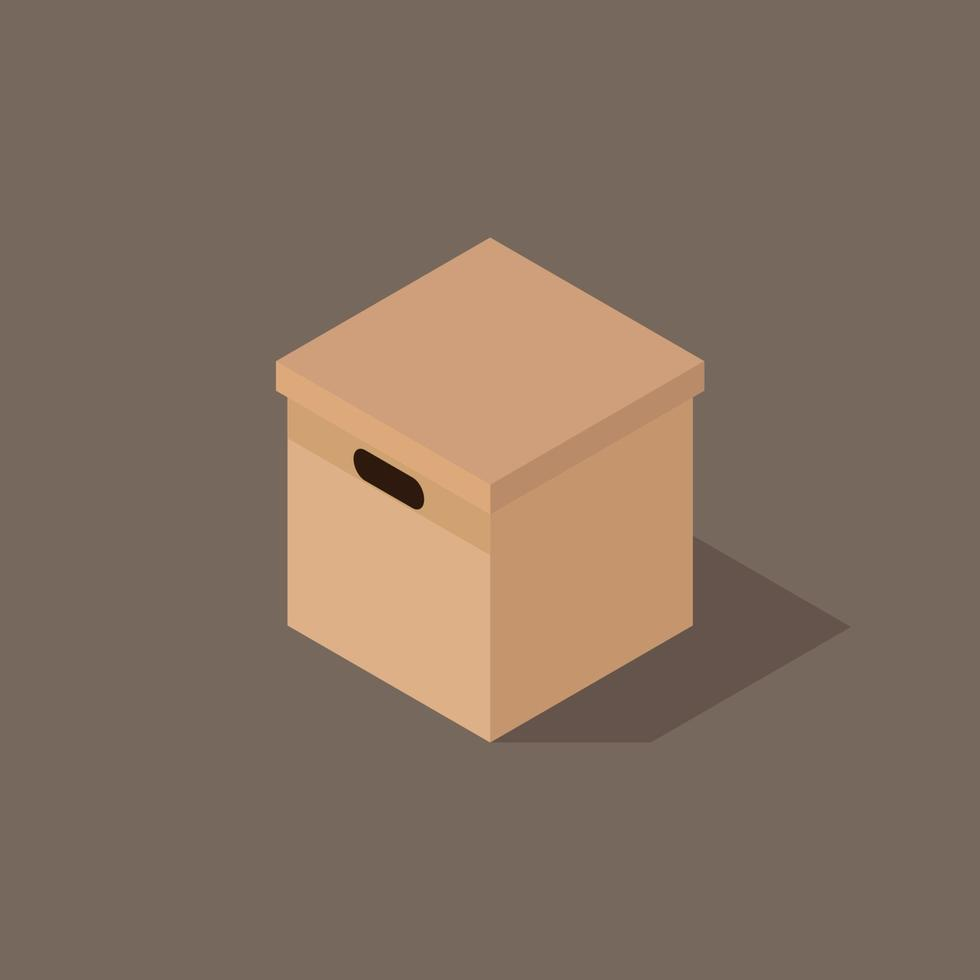
#> input picture imgs/cardboard6.jpg, 980 x 980 px, given in place of cardboard.jpg, which was not available
$ python square_detection.py
#> lines starting #> are read from the running program, lines starting #| are printed output that depends on the picture; after the words box and inside, x2 and y2 are one past the last pixel; in counts of white or black regions, pixels touching at a corner belong together; pictures that were not available may be replaced by others from this repository, and a replacement may not be noted
import cv2
import numpy as np

# Using "0" instead of a file name will use the webcam feed
# In the future replace this with the source to the ESP32 web server
video_capture = cv2.VideoCapture("cardboard.jpg")

# These are random values for now
lower_bound = np.array([10, 100, 20])
upper_bound = np.array([20, 255, 200])

# Throw an error and exit if the video file cannot be opened (not applicable in this case)
if not video_capture.isOpened():
    print("Error: video file could not be opened")
    video_capture.release()

    exit()

# Loop infinitely through the video file/webcam feed, retrieving frames and displaying them
while True:

    # The read() function returns a tuple that contains a boolean whether the frame was retrieved
    # and something that essentially represents the video frame
    present, frame = video_capture.read()
#> frame is the input picture: shape (980, 980, 3); mean B, G, R 96.9, 112.4, 131.9

    # If there is no frame retrieved, break out of the loop
    if not present:
        break

    # Creates an hsv color-space version of the frame
    hsvFrame = cv2.cvtColor(frame, cv2.COLOR_BGR2HSV)
#> hsvFrame: shape (980, 980, 3); mean H, S, V 13, 63.1, 131.9

    # Create the mask which takes in the frame and uses the lower and upper bounds defined earlier
    # as the color range
    mask = cv2.inRange(hsvFrame, lower_bound, upper_bound)
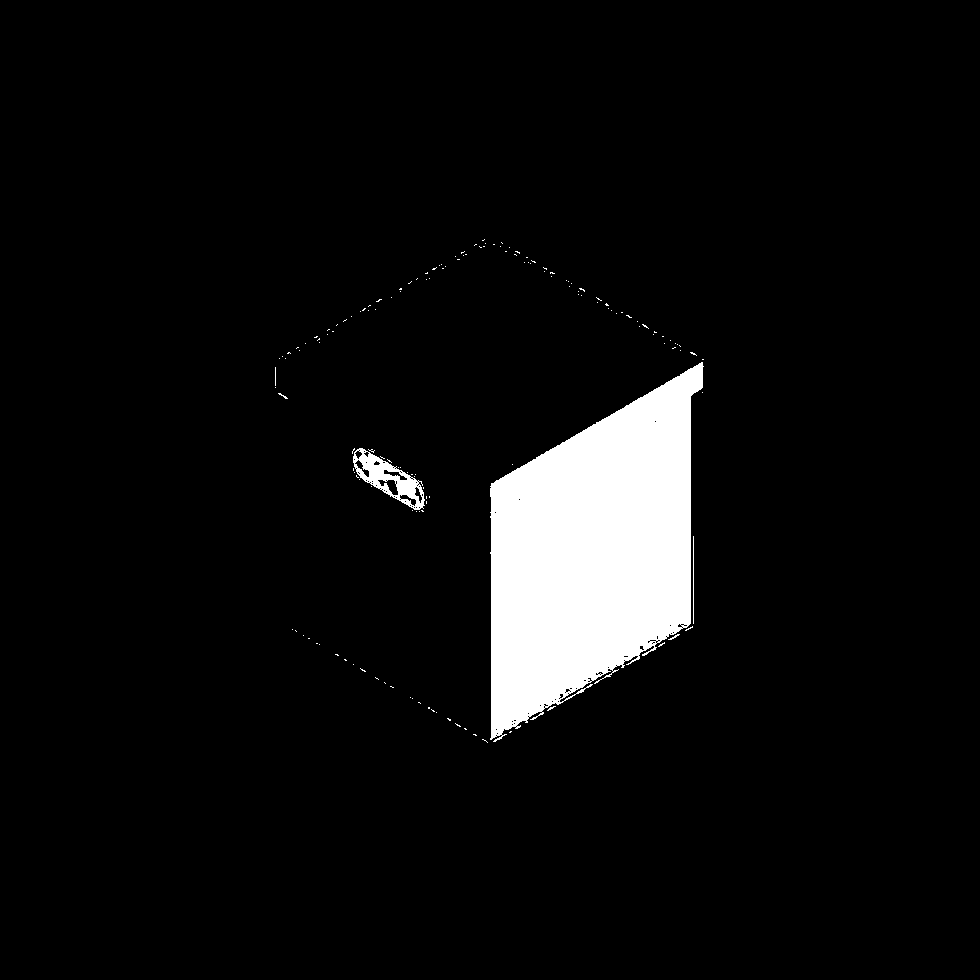
#> mask: shape (980, 980); 5.6% white; 152 white regions (148 under 20 px)

    # This creates the contours with the mask we defined earlier. The parameter cv2.RETR_TREE is the contour
    # retrieval mode, and the cv2.CHAIN_APPROX_NONE parameter is the contour approximation method, and we
    # select none since we want to display all contours
    # More in depth explanations of hierarchy and contour retrieval modes can be found here:
    # https://docs.opencv.org/4.x/d9/d8b/tutorial_py_contours_hierarchy.html
    # https://docs.opencv.org/3.4/d4/d73/tutorial_py_contours_begin.html
    contours, hierarchy = cv2.findContours(mask, cv2.RETR_TREE, cv2.CHAIN_APPROX_NONE)
#> contours = 255 contours, 246 with area under 20; largest, box (x1, y1, x2, y2) and area: (490, 362, 704, 742) 51190, (353, 448, 425, 510) 2000, (377, 479, 399, 496) 168, (383, 469, 408, 481) 104, (354, 459, 370, 478) 93

    cv2.drawContours(frame, contours, -1, (0, 255, 0), 1)
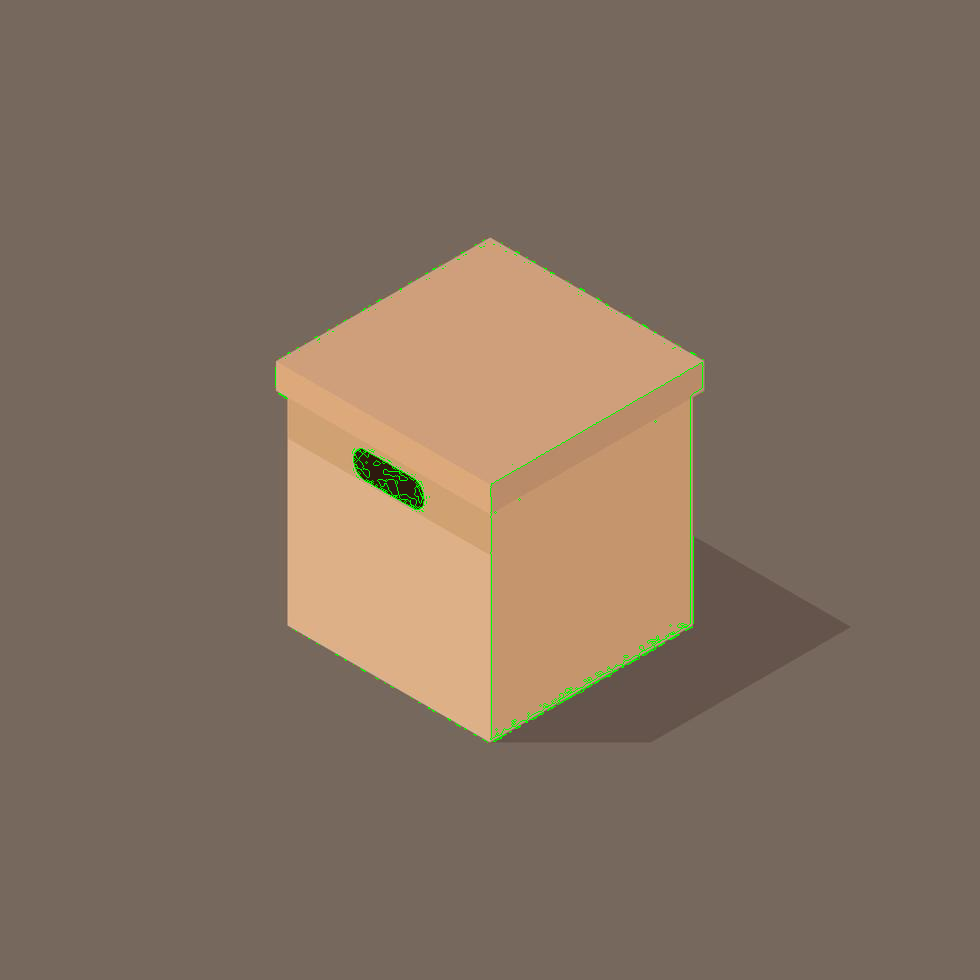
#> frame: shape (980, 980, 3); 0.27% of pixels changed, all inside (x1, y1, x2, y2) = (275, 239, 704, 743)

    # Show the webcam feed
    cv2.imshow("Webcam Feed", frame)

    # If the key pressed by the user is q, break out of the loop
    if cv2.waitKey() == ord('q'):
#> (key q is pressed here)
        break

# These two lines of code will release the video capture object and close all of the
# windows that were previously open
video_capture.release()
cv2.destroyAllWindows()
